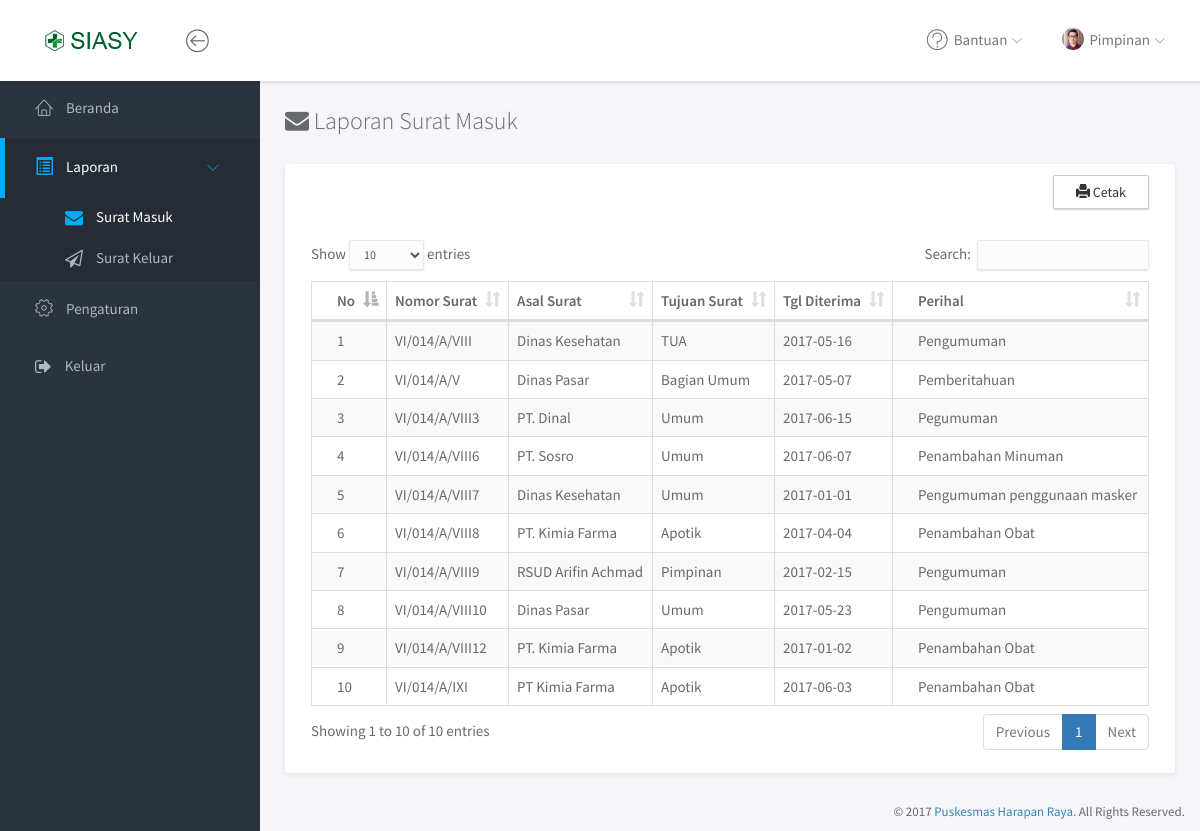
Screenshot of /pimpinan/lap-surat-masuk.php (signed in) with the database file from the repository.
### tables this page shows
CREATE TABLE `surat_masuk` (
  `id_surat` int(11) NOT NULL,
  `asal_surat` varchar(50) NOT NULL,
  `no_surat` varchar(50) NOT NULL,
  `perihal_surat` varchar(255) NOT NULL,
  `tanggal_terima` date NOT NULL,
  `tujuan_surat` varchar(100) NOT NULL
);

### pimpinan/lap-surat-masuk.php (the view, shortened to what this page needs)
<!doctype html>
<html lang="en">
<head>
	<?php
	require '../sections/header.php';
	?>
</head>
<body>
	<div id="wrapper">
		<?php
			require 'navbar.php';
		?>
		<div id="sidebar-nav" class="sidebar">
			 <div class="sidebar-scroll">
				<nav>
	<ul class="nav">
					<li><a href="index.php" class=""><i class="lnr lnr-home"></i> <span>Beranda</span></a></li>
			<li>
				<a href="#subPages3" data-toggle="collapse" class="active"><i class="glyphicon glyphicon-list-alt"></i> <span>Laporan</span> <i class="icon-submenu lnr lnr-chevron-left"></i></a>
				<div id="subPages3" class="active">
					<ul class="nav">
													<li><a href="lap-surat-masuk.php" class="active"><i class="fa fa-envelope"></i> <span>Surat Masuk</span></a></li>
													<li><a href="lap-surat-keluar.php" class=""><i class="fa fa-paper-plane-o"></i> <span>Surat Keluar</span></a></li>
											</ul>
				</div>
			</li>
							<li><a href="pengaturan.php" class=""><i class="lnr lnr-cog"></i> <span>Pengaturan</span></a></li>
							<li><a href="javascript:;" class="" data-toggle="modal" data-target="#confirmModal"><i class="fa fa-sign-out"></i> <span>Keluar</span></li></a>
	</ul>				</nav>
			</div>
		</div>
		<div class="main">
			<div class="main-content">
				<div class="container-fluid">
	<h3 class="page-title"><i class="fa fa-envelope"></i> Laporan Surat Masuk</h3>
	<div class="panel panel-headline demo-icons">
		<div class="panel-body">
		<a style="margin-bottom:10px" href="lap-surat-masuk-ctk.php" target="_blank" class="btn btn-default pull-right"><span class='glyphicon glyphicon-print'></span>  Cetak</a>
		<br/>
		<br/>
		<br/>
		<div class="x_content">
		<table id="example" class="table table-striped table-bordered" cellspacing="0" width="100%">
		<thead>
		<tr>
			<th>No</th>
			<th>Nomor Surat</th>
			<th>Asal Surat</th>
			<th>Tujuan Surat</th>
			<th>Tgl Diterima</th>
			<th>Perihal</th>
		</tr>
		</thead>
		<tbody>
			<?php
        		$sql = "SELECT * FROM surat_masuk";
       			$result = mysql_query($sql);
       			$no = 1;
       			if (mysql_num_rows($result) > 0){
       				while($row = mysql_fetch_assoc($result)){
       					echo "<tr> ";
       					echo "<td>$no</td>";
						echo "<td>$row[no_surat]</td>";
						echo "<td>$row[asal_surat]</td>";
						echo "<td>$row[tujuan_surat]</td>";
						echo "<td>$row[tanggal_terima]</td>";
						echo "<td>$row[perihal_surat]</td>";
						$no++;
       				}
       			} else {
       				echo "0 results";
       			}
			?>
			</tbody>
			</table>
		</div>
		</div>
	</div>
				</div>
			</div>
		<?php
			include '../sections/footer.php';
		?>

### assets/css/main.css (style rules this page uses)
html { position: relative; min-height: 100%; }
body { background-color: #F3F5F8; font-family: "Source Sans Pro", sans-serif; font-size: 15px; color: #676a6d; }
a { color: #3287B2; }
th { font-weight: 600; }
.page-title { margin-top: 0; margin-bottom: 30px; font-weight: 300; }
#wrapper .sidebar { -webkit-transition: all 0.3s ease-in-out; -moz-transition: all 0.3s ease-in-out; -ms-transition: all 0.3s ease-in-out; -o-transition: all 0.3s ease-in-out; transition: all 0.3s ease-in-out; width: 260px; height: 100%; float: left; background-color: #2B333E; position: fixed; left: 0; }
#wrapper .main { -webkit-transition: all 0.3s ease-in-out; -moz-transition: all 0.3s ease-in-out; -ms-transition: all 0.3s ease-in-out; -o-transition: all 0.3s ease-in-out; transition: all 0.3s ease-in-out; width: calc(100% - 260px); left: 0; position: relative; float: right; background-color: #f5f5fa; }
#wrapper #sidebar-nav, #wrapper .main { padding-top: 80px; }
.main-content { padding: 28px 10px; }
.sidebar { z-index: 9; }
.sidebar .nav > li > a { padding: 18px 30px; color: #AEB7C2; border-left: 5px solid transparent; }
.sidebar .nav > li > a:hover, .sidebar .nav > li > a:focus, .sidebar .nav > li > a.active { color: #fff; background-color: transparent; }
.sidebar .nav > li > a:hover i, .sidebar .nav > li > a:focus i, .sidebar .nav > li > a.active i { color: #00AAFF; }
.sidebar .nav > li > a:focus, .sidebar .nav > li > a.active { background-color: #252c35; border-left-color: #00AAFF; }
.sidebar .nav > li > a[data-toggle="collapse"] .icon-submenu { display: inline-block; vertical-align: middle; *vertical-align: auto; *zoom: 1; *display: inline; -webkit-transition: all 0.2s ease-out; -moz-transition: all 0.2s ease-out; -ms-transition: all 0.2s ease-out; -o-transition: all 0.2s ease-out; transition: all 0.2s ease-out; float: right; position: relative; top: 5px; font-size: 12px; line-height: 1.1; -moz-transform: rotate(-90deg); -ms-transform: rotate(-90deg); -webkit-transform: rotate(-90deg); transform: rotate(-90deg); }
.sidebar .nav i { margin-right: 10px; font-size: 18px; }
.sidebar .nav span { -webkit-transition: all 0.3s ease-in-out; -moz-transition: all 0.3s ease-in-out; -ms-transition: all 0.3s ease-in-out; -o-transition: all 0.3s ease-in-out; transition: all 0.3s ease-in-out; position: relative; top: -2px; }
.sidebar .nav .nav { background-color: #252c35; }
.sidebar .nav .nav > li > a { padding-left: 60px; padding-top: 10px; padding-bottom: 10px; }
.sidebar .nav .nav > li > a:focus, .sidebar .nav .nav > li > a.active { background-color: transparent; border-left-color: transparent; }
.btn { -webkit-border-radius: 2px; -moz-border-radius: 2px; border-radius: 2px; -moz-box-shadow: 0px 1px 2px 0 rgba(0, 0, 0, 0.2); -webkit-box-shadow: 0px 1px 2px 0 rgba(0, 0, 0, 0.2); box-shadow: 0px 1px 2px 0 rgba(0, 0, 0, 0.2); padding: 6px 22px; }
.panel { -webkit-border-radius: 3px; -moz-border-radius: 3px; border-radius: 3px; -moz-box-shadow: 0 2px 6px rgba(0, 0, 0, 0.08); -webkit-box-shadow: 0 2px 6px rgba(0, 0, 0, 0.08); box-shadow: 0 2px 6px rgba(0, 0, 0, 0.08); background-color: #fff; margin-bottom: 30px; }
.panel .panel-heading, .panel .panel-body, .panel .panel-footer { padding-left: 25px; padding-right: 25px; }
.panel .panel-body { padding-top: 10px; padding-bottom: 15px; }
.panel .table > thead > tr > td:first-child, .panel .table > thead > tr > th:first-child, .panel .table > tbody > tr > td:first-child, .panel .table > tbody > tr > th:first-child, .panel .table > tfoot > tr > td:first-child, .panel .table > tfoot > tr > th:first-child { padding-left: 25px; }
.panel .table > thead > tr > td:last-child, .panel .table > thead > tr > th:last-child, .panel .table > tbody > tr > td:last-child, .panel .table > tbody > tr > th:last-child, .panel .table > tfoot > tr > td:last-child, .panel .table > tfoot > tr > th:last-child { padding-left: 25px; }

### rows the page displays
surat_masuk: no_surat "VI/014/A/VIII", asal_surat "Dinas Kesehatan", tujuan_surat "TUA", tanggal_terima "2017-05-16", perihal_surat "Pengumuman"
surat_masuk: no_surat "VI/014/A/V", asal_surat "Dinas Pasar", tujuan_surat "Bagian Umum", tanggal_terima "2017-05-07", perihal_surat "Pemberitahuan"
surat_masuk: no_surat "VI/014/A/VIII3", asal_surat "PT. Dinal", tujuan_surat "Umum", tanggal_terima "2017-06-15", perihal_surat "Pegumuman"
surat_masuk: no_surat "VI/014/A/VIII6", asal_surat "PT. Sosro", tujuan_surat "Umum", tanggal_terima "2017-06-07", perihal_surat "Penambahan Minuman"
surat_masuk: no_surat "VI/014/A/VIII7", asal_surat "Dinas Kesehatan", tujuan_surat "Umum", tanggal_terima "2017-01-01", perihal_surat "Pengumuman penggunaan masker"
surat_masuk: no_surat "VI/014/A/VIII8", asal_surat "PT. Kimia Farma", tujuan_surat "Apotik", tanggal_terima "2017-04-04", perihal_surat "Penambahan Obat"
surat_masuk: no_surat "VI/014/A/VIII9", asal_surat "RSUD Arifin Achmad", tujuan_surat "Pimpinan", tanggal_terima "2017-02-15", perihal_surat "Pengumuman"
surat_masuk: no_surat "VI/014/A/VIII10", asal_surat "Dinas Pasar", tujuan_surat "Umum", tanggal_terima "2017-05-23", perihal_surat "Pengumuman"
surat_masuk: no_surat "VI/014/A/VIII12", asal_surat "PT. Kimia Farma", tujuan_surat "Apotik", tanggal_terima "2017-01-02", perihal_surat "Penambahan Obat"
surat_masuk: no_surat "VI/014/A/IXI", asal_surat "PT Kimia Farma", tujuan_surat "Apotik", tanggal_terima "2017-06-03", perihal_surat "Penambahan Obat"
